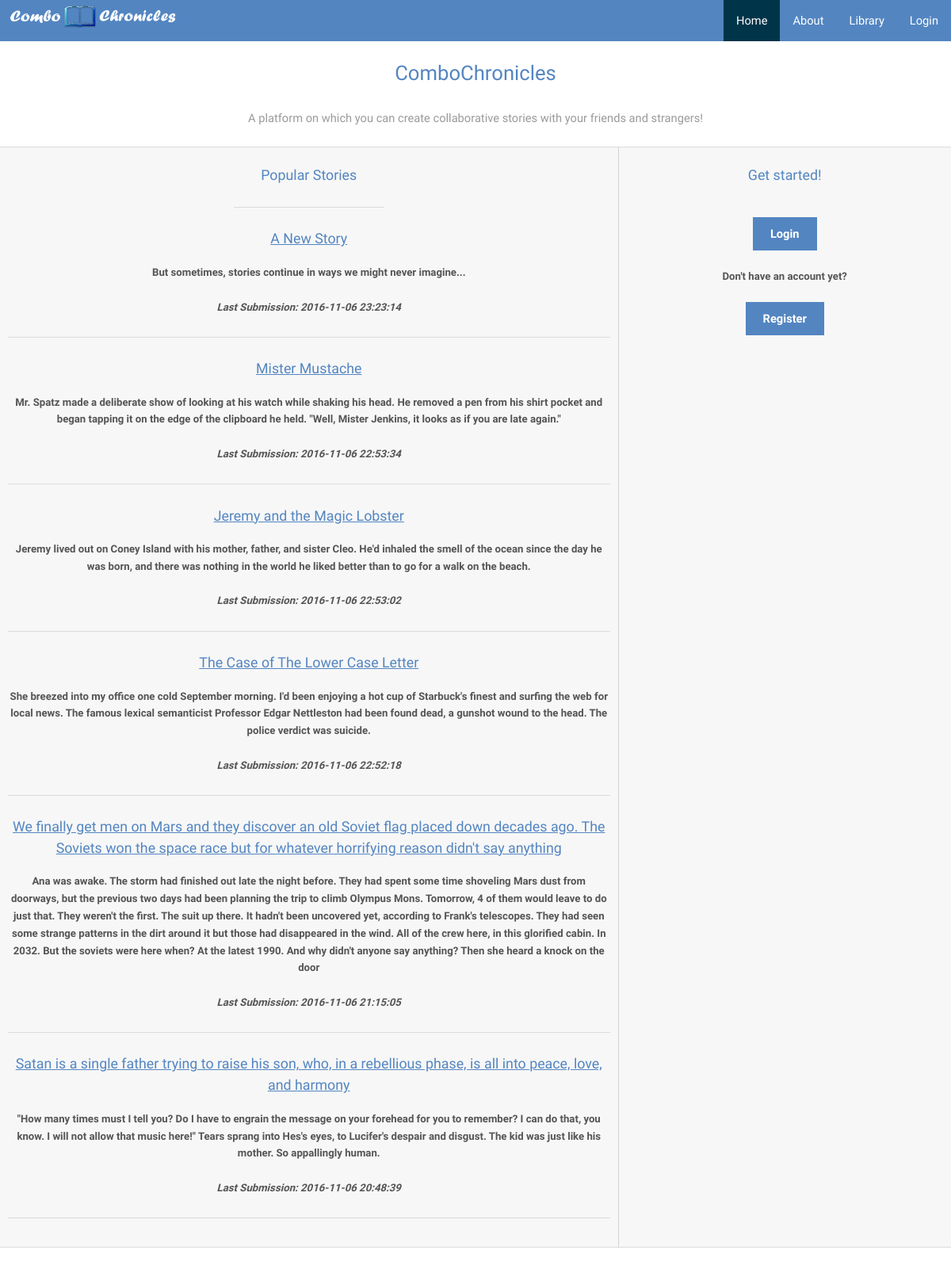
The page / on the database its author committed.
### tables this page shows
CREATE TABLE stories (storyid INTEGER PRIMARY KEY, title TEXT NOT NULL);

CREATE TABLE entries (storyid INTEGER, content TEXT NOT NULL, entryID INTEGER PRIMARY KEY autoincrement, contributor TEXT NOT NULL, timestamp TEXT NOT NULL);

### app.py (the view)
@app.route("/", methods = ['POST','GET'])
def new():
	return render_template('home.html', title = "ComboChronicles", titles_stories = zip(functions.menuStories(10)[0], functions.menuStories(10)[1], functions.menuStories(10)[2], functions.menuStories(10)[3]))

### functions.py (called while the page is built)
def returnNumEntries(storyid):
	db = sql.connect(STORIES)
	c = db.cursor()
	count = 0
	data = c.execute("SELECT * FROM entries WHERE entries.storyid = ?" , (storyid,))
	for row in data:
		count+=1
	return count

def returnLatest(numStories):
	db = sql.connect(STORIES)
	c = db.cursor()
	data = c.execute("SELECT DISTINCT storyid FROM entries ORDER BY entries.entryID DESC LIMIT ?" , (numStories,))
	stories = []
	for item in data:
		stories.append(item[0])
	return stories

def menuStories(numStories):
	db = sql.connect(STORIES)
	c = db.cursor()
	latestStories = returnLatest(numStories)
	latestEntries = []
	latestTitles = []
	latestTimes = []
	for story in latestStories:
		if returnNumEntries(story) < 10:
			data = c.execute("SELECT * FROM entries WHERE entries.storyid == ? ORDER BY entryID DESC" , (story,))
			entry = data.fetchone()
			if entry:
				latestEntries.append(entry[1]) #Entry[1] = content
				latestTimes.append(entry[4])
			data = c.execute("SELECT * FROM stories WHERE stories.storyid == ?" , (story,))
			entry = data.fetchone()
			if entry:
				latestTitles.append(entry[1]) #Entry[1] = title
	return (latestTitles, latestStories, latestEntries,latestTimes,)

### templates/home.html (shortened to what this page needs)
{% extends "index.html" %}
{% block homeact %}class="active"{% endblock %}
{% block content %}
	<center><h2>ComboChronicles</h2></center>
	{% if 'username' not in session %}
		<center>
		A platform on which you can create collaborative stories with your friends and strangers!
		</center>
		<table style="width:100%">
		<tr>
			<th style="width:65%">
			<center>
			<div class="">
			<br>
			<h3>Popular Stories</h3>
			<hr style="width:25%">
			{% for title,id,content,time in titles_stories %}
			<a href = "{{url_for ('login')}}"><h3>{{title}}</h3></a>
			{{content}}
			<br>
			<br>
			<i>Last Submission: {{time}}</i>
			<hr>
			{% endfor %}
			</div>
			</center>
			</th>
			<th style="width:35%; border-left: thin solid lightgray;>
				<div class="">
				<center>
				<br>
				<h3>Get started!</h3>
				<br>
				<form action="/login/" method="POST">
				  <input class = "button special" type = "submit" name = "log" value = "Login">
				  <br>
				  <br>
				  Don't have an account yet?
				  <br>
				  <br>
				  <input class = "button special" type = "submit" name = "reg" value = "Register">
				  <br>
				</form>
				</center>
			</th>
		</tr>
		<br>
	{% endif %}
{% endblock %}

### templates/index.html (shortened to what this page needs)
<!DOCTYPE html>
<html>
	<head>
		<link type="text/css" rel="stylesheet" href="{{ url_for('static', filename='stylesheets/index.css') }}" />
	</head>
	<body>
		<ul>
			{% if 'username' not in session %}
			<li><a {% block loginact %}{% endblock %} href="/login">Login</a></li>
			{% endif %}
			<li><a {% block libact %}{% endblock %} href="/library">Library</a></li>
			{% if 'username' not in session %}
			<li><a {% block abact %}{% endblock %} href="/about">About</a></li>
			{% endif %}
			<li><a {% block homeact %}{% endblock %} href="/">Home</a></li>
			<li style="float:left"><img src="/static/img/bluebook.png" alt="ComboChronicles" height="40" width="225"></li>
		</ul>
		<br>
		<br>
		<br>
		{% block content %}
		{% endblock %}
	</body>
</html>

### static/stylesheets/index.css (style rules this page uses)
body { margin:0; }
ul { list-style-type: none; margin: 0; padding: 0; overflow: hidden; background-color: #5385c1; position: fixed; top: 0; width: 100%; }
li { float: right; }
li a { display: block; color: white; text-align: center; padding: 14px 16px; text-decoration: none; }
.active { background-color: #003449; }
html, body, div, span, applet, object, iframe, h1, h2, h3, h4, h5, h6, p, blockquote, pre, a, abbr, acronym, address, big, cite, code, del, dfn, em, img, ins, kbd, q, s, samp, small, strike, strong, sub, sup, tt, var, b, u, i, center, dl, dt, dd, ol, ul, li, fieldset, form, label, legend, table, caption, tbody, tfoot, thead, tr, th, td, article, aside, canvas, details, embed, figure, figcaption, footer, header, hgroup, menu, nav, output, ruby, section, summary, time, mark, audio, video { margin: 0; padding: 0; border: 0; font-size: 100%; font: inherit; vertical-align: baseline; }
body { line-height: 1; }
table { border-collapse: collapse; border-spacing: 0; }
body { -webkit-text-size-adjust: none; }
*, *:before, *:after { -moz-box-sizing: border-box; -webkit-box-sizing: border-box; box-sizing: border-box; }
body { -ms-overflow-style: scrollbar; }
body { background: #fff; }
body, input, select, textarea { color: #9a9a9a; font-family: "Raleway", Arial, Helvetica, sans-serif; font-size: 13pt; font-weight: 300; line-height: 1.65; }
@media screen and (max-width: 1680px) { body, input, select, textarea { font-size: 11pt; } }
@media screen and (max-width: 1280px) { body, input, select, textarea { font-size: 11pt; } }
a { color: #5385c1; text-decoration: underline; }
em, i { font-style: italic; }
h1, h2, h3, h4, h5, h6 { color: #5385c1; font-weight: 300; line-height: 1.5; margin: 0 0 1em 0; }
h2 { font-size: 1.75em; font-weight: 100; }
h3 { font-size: 1.35em; }
hr { border: 0; border-bottom: solid 1px #dbdbdb; margin: 2em 0; }
form { margin: 0 0 2em 0; }
table { margin: 0 0 2em 0; width: 100%; }
table tbody tr { border: solid 1px #dbdbdb; border-left: 0; border-right: 0; }
table tbody tr:nth-child(2n + 1) { background-color: rgba(144, 144, 144, 0.075); }
table th { color: #555; font-size: 0.9em; font-weight: 600; padding: 0 0.75em 0.75em 0.75em; text-align: left; }
input[type="submit"], input[type="reset"], input[type="button"], button, .button { -moz-appearance: none; -webkit-appearance: none; -ms-appearance: none; appearance: none; -moz-transition: background-color 0.2s ease-in-out, color 0.2s ease-in-out; -webkit-transition: background-color 0.2s ease-in-out, color 0.2s ease-in-out; -ms-transition: background-color 0.2s ease-in-out, color 0.2s ease-in-out; transition: background-color 0.2s ease-in-out, color 0.2s ease-in-out; background-color: #003449; border-radius: 0; border: 0; color: #ffffff !important; cursor: pointer; display: inline-block; font-weight: 600; height: 2.85em; line-height: 2.95em; padding: 0 1.5em; text-align: center; text-decoration: none; white-space: nowrap; }
input[type="submit"].special, input[type="reset"].special, input[type="button"].special, button.special, .button.special { background-color: #5385c1; color: #ffffff !important; }

### rows shown on the page
stories: titles_stories "A New Story"
entries: titles_stories "But sometimes, stories continue in ways we might never imagine...", titles_stories "2016-11-06 23:23:14"
stories: titles_stories "Mister Mustache"
entries: titles_stories "Mr. Spatz made a deliberate show of looking at his watch while shaking his head. He removed a pen from his shirt pocket and began tapping it on the edge of the clipboard he held. \"Well, Mister Jenkins, it looks as if you are late again.\"", titles_stories "2016-11-06 22:53:34"
stories: titles_stories "Jeremy and the Magic Lobster"
entries: titles_stories "Jeremy lived out on Coney Island with his mother, father, and sister Cleo. He'd inhaled the smell of the ocean since the day he was born, and there was nothing in the world he liked better than to go for a walk on the beach.", titles_stories "2016-11-06 22:53:02"
stories: titles_stories "The Case of The Lower Case Letter"
entries: titles_stories "She breezed into my office one cold September morning. I'd been enjoying a hot cup of Starbuck's finest and surfing the web for local news. The famous lexical semanticist Professor Edgar Nettleston had been found dead, a gunshot wound to the head. The police verdict was suicide.", titles_stories "2016-11-06 22:52:18"
stories: titles_stories "We finally get men on Mars and they discover an old Soviet flag placed down decades ago. The Soviets won the space race but for whatever horrifying reason didn't say anything"
entries: titles_stories "Ana was awake. The storm had finished out late the night before. They had spent some time shoveling Mars dust from doorways, but the previous two days had been planning the trip to climb Olympus Mons. Tomorrow, 4 of them would leave to do just that. They weren't the first. The suit up there. It hadn't been uncovered yet, according to Frank's telescopes. They had seen some strange patterns in the dirt around it but those had disappeared in the wind. All of the crew here, in this glorified cabin. In 2032. But the soviets were here when? At the latest 1990. And why didn't anyone say anything? Then she heard a knock on the door", titles_stories "2016-11-06 21:15:05"
stories: titles_stories "Satan is a single father trying to raise his son, who, in a rebellious phase, is all into peace, love, and harmony"
entries: titles_stories "\"How many times must I tell you? Do I have to engrain the message on your forehead for you to remember? I can do that, you know. I will not allow that music here!\" Tears sprang into Hes's eyes, to Lucifer's despair and disgust. The kid was just like his mother. So appallingly human.", titles_stories "2016-11-06 20:48:39"
